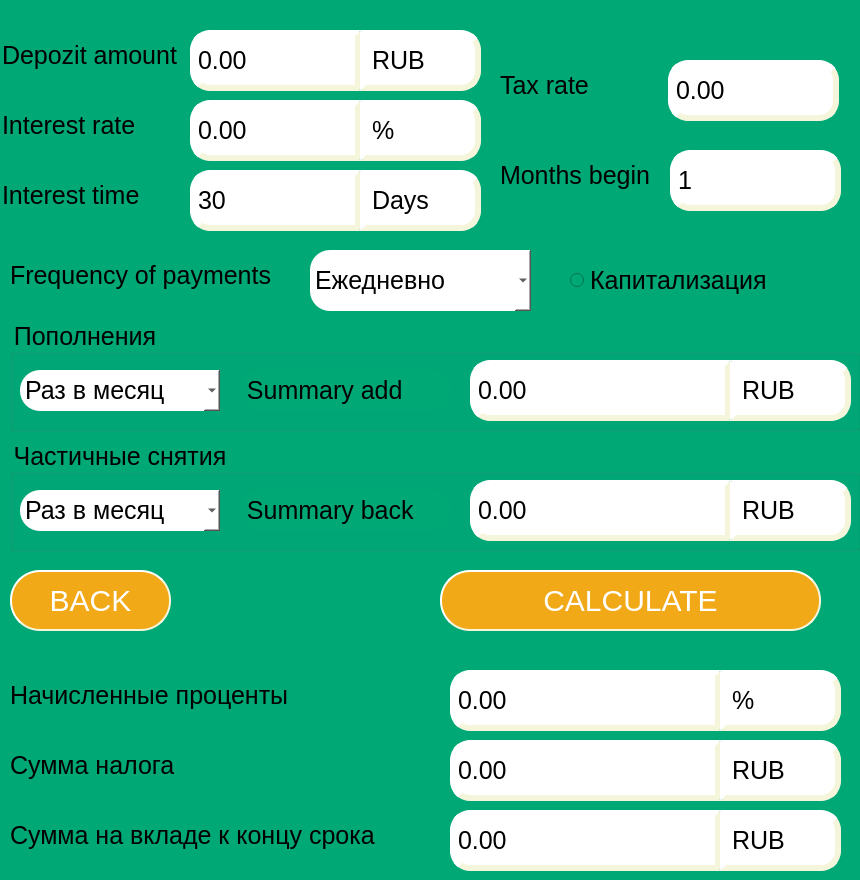
<?xml version="1.0" encoding="UTF-8"?>
<ui version="4.0">
 <class>s21_deposit</class>
 <widget class="QWidget" name="s21_deposit">
  <property name="geometry">
   <rect>
    <x>0</x>
    <y>0</y>
    <width>860</width>
    <height>880</height>
   </rect>
  </property>
  <property name="windowTitle">
   <string>Form</string>
  </property>
  <property name="styleSheet">
   <string notr="true">background-color: #00A876;
</string>
  </property>
  <widget class="QDoubleSpinBox" name="spin_amount">
   <property name="geometry">
    <rect>
     <x>190</x>
     <y>30</y>
     <width>171</width>
     <height>61</height>
    </rect>
   </property>
   <property name="styleSheet">
    <string notr="true">QDoubleSpinBox{
	font-size: 25px;
	color: rgb(0, 0, 0);
	qproperty-alignment: 'AlignVCenter | AlignRight';
	border: 1px solid gray;
	background-color : white;
	border-style: outset;
	border-width: 6px;
	border-color: beige;
		border-top-left-radius: 20px;
	border-bottom-left-radius: 20px;
}</string>
   </property>
   <property name="buttonSymbols">
    <enum>QAbstractSpinBox::NoButtons</enum>
   </property>
   <property name="keyboardTracking">
    <bool>true</bool>
   </property>
   <property name="minimum">
    <double>0.000000000000000</double>
   </property>
   <property name="maximum">
    <double>1000099.989999999990687</double>
   </property>
  </widget>
  <widget class="QSpinBox" name="spin_term">
   <property name="geometry">
    <rect>
     <x>190</x>
     <y>170</y>
     <width>171</width>
     <height>61</height>
    </rect>
   </property>
   <property name="styleSheet">
    <string notr="true">QSpinBox{
	font-size: 25px;
	color: rgb(0, 0, 0);
	qproperty-alignment: 'AlignVCenter | AlignRight';
	border: 1px solid gray;
	background-color : white;
	border-style: outset;
	border-width: 6px;
	border-color: beige;
		border-top-left-radius: 20px;
	border-bottom-left-radius: 20px;
}</string>
   </property>
   <property name="buttonSymbols">
    <enum>QAbstractSpinBox::NoButtons</enum>
   </property>
   <property name="minimum">
    <number>30</number>
   </property>
   <property name="maximum">
    <number>100000</number>
   </property>
  </widget>
  <widget class="QLabel" name="label">
   <property name="geometry">
    <rect>
     <x>2</x>
     <y>20</y>
     <width>181</width>
     <height>71</height>
    </rect>
   </property>
   <property name="styleSheet">
    <string notr="true">QLabel{
	font-size: 25px;
}

</string>
   </property>
   <property name="text">
    <string>Depozit amount</string>
   </property>
  </widget>
  <widget class="QDoubleSpinBox" name="spin_rate">
   <property name="geometry">
    <rect>
     <x>190</x>
     <y>100</y>
     <width>171</width>
     <height>61</height>
    </rect>
   </property>
   <property name="styleSheet">
    <string notr="true">QDoubleSpinBox{
	font-size: 25px;
	color: rgb(0, 0, 0);
	qproperty-alignment: 'AlignVCenter | AlignRight';
	border: 1px solid gray;
	background-color : white;
	border-style: outset;
	border-width: 6px;
	border-color: beige;
		border-top-left-radius: 20px;
	border-bottom-left-radius: 20px;
}</string>
   </property>
   <property name="buttonSymbols">
    <enum>QAbstractSpinBox::NoButtons</enum>
   </property>
   <property name="keyboardTracking">
    <bool>true</bool>
   </property>
   <property name="minimum">
    <double>0.000000000000000</double>
   </property>
   <property name="maximum">
    <double>1000099.989999999990687</double>
   </property>
  </widget>
  <widget class="QLabel" name="label_3">
   <property name="geometry">
    <rect>
     <x>2</x>
     <y>90</y>
     <width>181</width>
     <height>71</height>
    </rect>
   </property>
   <property name="styleSheet">
    <string notr="true">QLabel{
	font-size: 25px;
}

</string>
   </property>
   <property name="text">
    <string>Interest rate</string>
   </property>
  </widget>
  <widget class="QLabel" name="label_4">
   <property name="geometry">
    <rect>
     <x>2</x>
     <y>160</y>
     <width>181</width>
     <height>71</height>
    </rect>
   </property>
   <property name="styleSheet">
    <string notr="true">QLabel{
	font-size: 25px;
}

</string>
   </property>
   <property name="text">
    <string>Interest time</string>
   </property>
  </widget>
  <widget class="QDoubleSpinBox" name="spin_tax_rate">
   <property name="geometry">
    <rect>
     <x>668</x>
     <y>60</y>
     <width>171</width>
     <height>61</height>
    </rect>
   </property>
   <property name="styleSheet">
    <string notr="true">QDoubleSpinBox{
	font-size: 25px;
	color: rgb(0, 0, 0);
	qproperty-alignment: 'AlignVCenter | AlignRight';
	border: 1px solid gray;
	background-color : white;
	border-style: outset;
	border-width: 6px;
	border-color: beige;
	border-radius: 20px;
}</string>
   </property>
   <property name="buttonSymbols">
    <enum>QAbstractSpinBox::NoButtons</enum>
   </property>
   <property name="keyboardTracking">
    <bool>true</bool>
   </property>
   <property name="minimum">
    <double>0.000000000000000</double>
   </property>
   <property name="maximum">
    <double>1000099.989999999990687</double>
   </property>
  </widget>
  <widget class="QLabel" name="label_5">
   <property name="geometry">
    <rect>
     <x>500</x>
     <y>50</y>
     <width>161</width>
     <height>71</height>
    </rect>
   </property>
   <property name="styleSheet">
    <string notr="true">QLabel{
	font-size: 25px;
}

</string>
   </property>
   <property name="text">
    <string>Tax rate</string>
   </property>
  </widget>
  <widget class="QSpinBox" name="spin_begin">
   <property name="geometry">
    <rect>
     <x>670</x>
     <y>150</y>
     <width>171</width>
     <height>61</height>
    </rect>
   </property>
   <property name="styleSheet">
    <string notr="true">QSpinBox{
	font-size: 25px;
	color: rgb(0, 0, 0);
	qproperty-alignment: 'AlignVCenter | AlignRight';
	border: 1px solid gray;
	background-color : white;
	border-style: outset;
	border-width: 6px;
	border-color: beige;
	border-radius: 20px;
}</string>
   </property>
   <property name="buttonSymbols">
    <enum>QAbstractSpinBox::NoButtons</enum>
   </property>
   <property name="minimum">
    <number>1</number>
   </property>
   <property name="maximum">
    <number>12</number>
   </property>
  </widget>
  <widget class="QLabel" name="label_6">
   <property name="geometry">
    <rect>
     <x>500</x>
     <y>140</y>
     <width>161</width>
     <height>71</height>
    </rect>
   </property>
   <property name="styleSheet">
    <string notr="true">QLabel{
	font-size: 25px;
}

</string>
   </property>
   <property name="text">
    <string>Months begin</string>
   </property>
  </widget>
  <widget class="QLabel" name="label_7">
   <property name="geometry">
    <rect>
     <x>10</x>
     <y>250</y>
     <width>331</width>
     <height>51</height>
    </rect>
   </property>
   <property name="styleSheet">
    <string notr="true">QLabel{
	font-size: 25px;
}

</string>
   </property>
   <property name="text">
    <string>Frequency of payments</string>
   </property>
  </widget>
  <widget class="QRadioButton" name="radio_capital">
   <property name="geometry">
    <rect>
     <x>570</x>
     <y>260</y>
     <width>251</width>
     <height>41</height>
    </rect>
   </property>
   <property name="styleSheet">
    <string notr="true">font-size: 25px;</string>
   </property>
   <property name="text">
    <string>Капитализация</string>
   </property>
  </widget>
  <widget class="QComboBox" name="combo_payments_give">
   <property name="geometry">
    <rect>
     <x>310</x>
     <y>250</y>
     <width>221</width>
     <height>61</height>
    </rect>
   </property>
   <property name="styleSheet">
    <string notr="true">color: black;
font-size: 25px;
background-color: white;
border-top-left-radius: 20;
border-bottom-left-radius: 20;</string>
   </property>
   <item>
    <property name="text">
     <string>Ежедневно</string>
    </property>
   </item>
   <item>
    <property name="text">
     <string>Раз в месяц</string>
    </property>
   </item>
   <item>
    <property name="text">
     <string>Раз в квартал</string>
    </property>
   </item>
   <item>
    <property name="text">
     <string>В конце срока</string>
    </property>
   </item>
  </widget>
  <widget class="QPushButton" name="button_back">
   <property name="geometry">
    <rect>
     <x>10</x>
     <y>570</y>
     <width>161</width>
     <height>61</height>
    </rect>
   </property>
   <property name="styleSheet">
    <string notr="true">QPushButton{
	font-size: 30px;
	color: white;
	background-color: #F2A918;
	border-style: outset;
	border-width: 2px;
	border-color: beige;
	border-radius: 30px;
}</string>
   </property>
   <property name="text">
    <string>BACK</string>
   </property>
  </widget>
  <widget class="QGroupBox" name="groupBox">
   <property name="geometry">
    <rect>
     <x>10</x>
     <y>320</y>
     <width>851</width>
     <height>111</height>
    </rect>
   </property>
   <property name="styleSheet">
    <string notr="true">QGroupBox {
	font-size: 25px;
}</string>
   </property>
   <property name="title">
    <string>Пополнения</string>
   </property>
   <widget class="QLabel" name="label_10">
    <property name="geometry">
     <rect>
      <x>230</x>
      <y>50</y>
      <width>211</width>
      <height>41</height>
     </rect>
    </property>
    <property name="styleSheet">
     <string notr="true">QLabel{
	font-size: 25px;
border-radius: 20px;
}

</string>
    </property>
    <property name="text">
     <string> Summary add</string>
    </property>
   </widget>
   <widget class="QDoubleSpinBox" name="spin_summary_add">
    <property name="geometry">
     <rect>
      <x>460</x>
      <y>40</y>
      <width>261</width>
      <height>61</height>
     </rect>
    </property>
    <property name="styleSheet">
     <string notr="true">QDoubleSpinBox{
	font-size: 25px;
	color: rgb(0, 0, 0);
	qproperty-alignment: 'AlignVCenter | AlignRight';
	border: 1px solid gray;
	background-color : white;
	border-style: outset;
	border-width: 6px;
	border-color: beige;
		border-top-left-radius: 20px;
	border-bottom-left-radius: 20px;
}</string>
    </property>
    <property name="buttonSymbols">
     <enum>QAbstractSpinBox::NoButtons</enum>
    </property>
    <property name="keyboardTracking">
     <bool>true</bool>
    </property>
    <property name="minimum">
     <double>0.000000000000000</double>
    </property>
    <property name="maximum">
     <double>1000099.989999999990687</double>
    </property>
   </widget>
   <widget class="QComboBox" name="combo_add">
    <property name="geometry">
     <rect>
      <x>10</x>
      <y>50</y>
      <width>200</width>
      <height>41</height>
     </rect>
    </property>
    <property name="styleSheet">
     <string notr="true">color: black;
font-size: 25px;
background-color: white;
border-top-left-radius: 20;
border-bottom-left-radius: 20;</string>
    </property>
    <property name="iconSize">
     <size>
      <width>16</width>
      <height>16</height>
     </size>
    </property>
    <item>
     <property name="text">
      <string>Раз в месяц</string>
     </property>
    </item>
    <item>
     <property name="text">
      <string>Раз в квартал</string>
     </property>
    </item>
    <item>
     <property name="text">
      <string>Раз в полгода</string>
     </property>
    </item>
    <item>
     <property name="text">
      <string>Раз в год</string>
     </property>
    </item>
   </widget>
   <widget class="QLabel" name="label_17">
    <property name="geometry">
     <rect>
      <x>720</x>
      <y>40</y>
      <width>121</width>
      <height>61</height>
     </rect>
    </property>
    <property name="styleSheet">
     <string notr="true">QLabel {
	font-size: 25px;
	color: rgb(0, 0, 0);
	qproperty-alignment: 'AlignVCenter | AlignRight';
	border: 1px solid gray;
	background-color : white;
	border-style: outset;
	border-width: 6px;
	border-color: beige;
	border-top-right-radius: 20px;
	border-bottom-right-radius: 20px;
}</string>
    </property>
    <property name="text">
     <string>RUB</string>
    </property>
   </widget>
  </widget>
  <widget class="QGroupBox" name="groupBox_2">
   <property name="geometry">
    <rect>
     <x>10</x>
     <y>440</y>
     <width>851</width>
     <height>111</height>
    </rect>
   </property>
   <property name="styleSheet">
    <string notr="true">QGroupBox {
	font-size: 25px;
}</string>
   </property>
   <property name="title">
    <string>Частичные снятия</string>
   </property>
   <widget class="QLabel" name="label_11">
    <property name="geometry">
     <rect>
      <x>230</x>
      <y>50</y>
      <width>211</width>
      <height>41</height>
     </rect>
    </property>
    <property name="styleSheet">
     <string notr="true">QLabel{
	font-size: 25px;
border-radius: 20px;
}

</string>
    </property>
    <property name="text">
     <string> Summary back</string>
    </property>
   </widget>
   <widget class="QDoubleSpinBox" name="spin_summary_sub">
    <property name="geometry">
     <rect>
      <x>460</x>
      <y>40</y>
      <width>261</width>
      <height>61</height>
     </rect>
    </property>
    <property name="styleSheet">
     <string notr="true">QDoubleSpinBox{
	font-size: 25px;
	color: rgb(0, 0, 0);
	qproperty-alignment: 'AlignVCenter | AlignRight';
	border: 1px solid gray;
	background-color : white;
	border-style: outset;
	border-width: 6px;
	border-color: beige;
		border-top-left-radius: 20px;
	border-bottom-left-radius: 20px;
}</string>
    </property>
    <property name="buttonSymbols">
     <enum>QAbstractSpinBox::NoButtons</enum>
    </property>
    <property name="keyboardTracking">
     <bool>true</bool>
    </property>
    <property name="minimum">
     <double>0.000000000000000</double>
    </property>
    <property name="maximum">
     <double>1000099.989999999990687</double>
    </property>
   </widget>
   <widget class="QComboBox" name="combo_sub">
    <property name="geometry">
     <rect>
      <x>10</x>
      <y>50</y>
      <width>200</width>
      <height>41</height>
     </rect>
    </property>
    <property name="styleSheet">
     <string notr="true">color: black;
font-size: 25px;
background-color: white;
border-top-left-radius: 20;
border-bottom-left-radius: 20;</string>
    </property>
    <item>
     <property name="text">
      <string>Раз в месяц</string>
     </property>
    </item>
    <item>
     <property name="text">
      <string>Раз в квартал</string>
     </property>
    </item>
    <item>
     <property name="text">
      <string>Раз в полгода</string>
     </property>
    </item>
    <item>
     <property name="text">
      <string>Раз в год</string>
     </property>
    </item>
   </widget>
   <widget class="QLabel" name="label_16">
    <property name="geometry">
     <rect>
      <x>720</x>
      <y>40</y>
      <width>121</width>
      <height>61</height>
     </rect>
    </property>
    <property name="styleSheet">
     <string notr="true">QLabel {
	font-size: 25px;
	color: rgb(0, 0, 0);
	qproperty-alignment: 'AlignVCenter | AlignRight';
	border: 1px solid gray;
	background-color : white;
	border-style: outset;
	border-width: 6px;
	border-color: beige;
	border-top-right-radius: 20px;
	border-bottom-right-radius: 20px;
}</string>
    </property>
    <property name="text">
     <string>RUB</string>
    </property>
   </widget>
  </widget>
  <widget class="QPushButton" name="button_calculate">
   <property name="geometry">
    <rect>
     <x>440</x>
     <y>570</y>
     <width>381</width>
     <height>61</height>
    </rect>
   </property>
   <property name="styleSheet">
    <string notr="true">QPushButton{
	font-size: 30px;
	color: white;
	background-color: #F2A918;
	border-style: outset;
	border-width: 2px;
	border-color: beige;
	border-radius: 30px;
}</string>
   </property>
   <property name="text">
    <string>CALCULATE</string>
   </property>
  </widget>
  <widget class="QDoubleSpinBox" name="spin_tax_end">
   <property name="geometry">
    <rect>
     <x>450</x>
     <y>670</y>
     <width>271</width>
     <height>61</height>
    </rect>
   </property>
   <property name="styleSheet">
    <string notr="true">QDoubleSpinBox{
	font-size: 25px;
	color: rgb(0, 0, 0);
	qproperty-alignment: 'AlignVCenter | AlignRight';
	border: 1px solid gray;
	background-color : white;
	border-style: outset;
	border-width: 6px;
	border-color: beige;
		border-top-left-radius: 20px;
	border-bottom-left-radius: 20px;
}</string>
   </property>
   <property name="buttonSymbols">
    <enum>QAbstractSpinBox::NoButtons</enum>
   </property>
   <property name="keyboardTracking">
    <bool>true</bool>
   </property>
   <property name="minimum">
    <double>0.000000000000000</double>
   </property>
   <property name="maximum">
    <double>1000099.989999999990687</double>
   </property>
  </widget>
  <widget class="QLabel" name="label_2">
   <property name="geometry">
    <rect>
     <x>10</x>
     <y>660</y>
     <width>351</width>
     <height>71</height>
    </rect>
   </property>
   <property name="styleSheet">
    <string notr="true">QLabel{
	font-size: 25px;
}

</string>
   </property>
   <property name="text">
    <string>Начисленные проценты</string>
   </property>
  </widget>
  <widget class="QDoubleSpinBox" name="spin_symmary_tax_end">
   <property name="geometry">
    <rect>
     <x>450</x>
     <y>740</y>
     <width>271</width>
     <height>61</height>
    </rect>
   </property>
   <property name="styleSheet">
    <string notr="true">QDoubleSpinBox{
	font-size: 25px;
	color: rgb(0, 0, 0);
	qproperty-alignment: 'AlignVCenter | AlignRight';
	border: 1px solid gray;
	background-color : white;
	border-style: outset;
	border-width: 6px;
	border-color: beige;
		border-top-left-radius: 20px;
	border-bottom-left-radius: 20px;
}</string>
   </property>
   <property name="buttonSymbols">
    <enum>QAbstractSpinBox::NoButtons</enum>
   </property>
   <property name="keyboardTracking">
    <bool>true</bool>
   </property>
   <property name="minimum">
    <double>0.000000000000000</double>
   </property>
   <property name="maximum">
    <double>1000099.989999999990687</double>
   </property>
  </widget>
  <widget class="QLabel" name="label_8">
   <property name="geometry">
    <rect>
     <x>10</x>
     <y>730</y>
     <width>351</width>
     <height>71</height>
    </rect>
   </property>
   <property name="styleSheet">
    <string notr="true">QLabel{
	font-size: 25px;
}

</string>
   </property>
   <property name="text">
    <string>Сумма налога</string>
   </property>
  </widget>
  <widget class="QDoubleSpinBox" name="spin_sum_end">
   <property name="geometry">
    <rect>
     <x>450</x>
     <y>810</y>
     <width>271</width>
     <height>61</height>
    </rect>
   </property>
   <property name="styleSheet">
    <string notr="true">QDoubleSpinBox{
	font-size: 25px;
	color: rgb(0, 0, 0);
	qproperty-alignment: 'AlignVCenter | AlignRight';
	border: 1px solid gray;
	background-color : white;
	border-style: outset;
	border-width: 6px;
	border-color: beige;
		border-top-left-radius: 20px;
	border-bottom-left-radius: 20px;
}</string>
   </property>
   <property name="buttonSymbols">
    <enum>QAbstractSpinBox::NoButtons</enum>
   </property>
   <property name="keyboardTracking">
    <bool>true</bool>
   </property>
   <property name="minimum">
    <double>0.000000000000000</double>
   </property>
   <property name="maximum">
    <double>1000099.989999999990687</double>
   </property>
  </widget>
  <widget class="QLabel" name="label_9">
   <property name="geometry">
    <rect>
     <x>10</x>
     <y>800</y>
     <width>431</width>
     <height>71</height>
    </rect>
   </property>
   <property name="styleSheet">
    <string notr="true">QLabel{
	font-size: 25px;
}

</string>
   </property>
   <property name="text">
    <string>Сумма на вкладе к концу срока</string>
   </property>
  </widget>
  <widget class="QLabel" name="label_12">
   <property name="geometry">
    <rect>
     <x>230</x>
     <y>560</y>
     <width>141</width>
     <height>91</height>
    </rect>
   </property>
   <property name="styleSheet">
    <string notr="true">background-image: url(&quot;/Users/lymondgl/Desktop/s21_SmartCalc-v2.0/src/images/sber.png&quot;);</string>
   </property>
   <property name="text">
    <string/>
   </property>
  </widget>
  <widget class="QLabel" name="label_13">
   <property name="geometry">
    <rect>
     <x>720</x>
     <y>740</y>
     <width>121</width>
     <height>61</height>
    </rect>
   </property>
   <property name="styleSheet">
    <string notr="true">QLabel {
	font-size: 25px;
	color: rgb(0, 0, 0);
	qproperty-alignment: 'AlignVCenter | AlignRight';
	border: 1px solid gray;
	background-color : white;
	border-style: outset;
	border-width: 6px;
	border-color: beige;
	border-top-right-radius: 20px;
	border-bottom-right-radius: 20px;
}</string>
   </property>
   <property name="text">
    <string>RUB</string>
   </property>
  </widget>
  <widget class="QLabel" name="label_14">
   <property name="geometry">
    <rect>
     <x>720</x>
     <y>670</y>
     <width>121</width>
     <height>61</height>
    </rect>
   </property>
   <property name="styleSheet">
    <string notr="true">QLabel {
	font-size: 25px;
	color: rgb(0, 0, 0);
	qproperty-alignment: 'AlignVCenter | AlignRight';
	border: 1px solid gray;
	background-color : white;
	border-style: outset;
	border-width: 6px;
	border-color: beige;
	border-top-right-radius: 20px;
	border-bottom-right-radius: 20px;
}</string>
   </property>
   <property name="text">
    <string>%</string>
   </property>
  </widget>
  <widget class="QLabel" name="label_15">
   <property name="geometry">
    <rect>
     <x>720</x>
     <y>810</y>
     <width>121</width>
     <height>61</height>
    </rect>
   </property>
   <property name="styleSheet">
    <string notr="true">QLabel {
	font-size: 25px;
	color: rgb(0, 0, 0);
	qproperty-alignment: 'AlignVCenter | AlignRight';
	border: 1px solid gray;
	background-color : white;
	border-style: outset;
	border-width: 6px;
	border-color: beige;
	border-top-right-radius: 20px;
	border-bottom-right-radius: 20px;
}</string>
   </property>
   <property name="text">
    <string>RUB</string>
   </property>
  </widget>
  <widget class="QLabel" name="label_18">
   <property name="geometry">
    <rect>
     <x>360</x>
     <y>170</y>
     <width>121</width>
     <height>61</height>
    </rect>
   </property>
   <property name="styleSheet">
    <string notr="true">QLabel {
	font-size: 25px;
	color: rgb(0, 0, 0);
	qproperty-alignment: 'AlignVCenter | AlignRight';
	border: 1px solid gray;
	background-color : white;
	border-style: outset;
	border-width: 6px;
	border-color: beige;
	border-top-right-radius: 20px;
	border-bottom-right-radius: 20px;
}</string>
   </property>
   <property name="text">
    <string>Days</string>
   </property>
  </widget>
  <widget class="QLabel" name="label_19">
   <property name="geometry">
    <rect>
     <x>360</x>
     <y>30</y>
     <width>121</width>
     <height>61</height>
    </rect>
   </property>
   <property name="styleSheet">
    <string notr="true">QLabel {
	font-size: 25px;
	color: rgb(0, 0, 0);
	qproperty-alignment: 'AlignVCenter | AlignRight';
	border: 1px solid gray;
	background-color : white;
	border-style: outset;
	border-width: 6px;
	border-color: beige;
	border-top-right-radius: 20px;
	border-bottom-right-radius: 20px;
}</string>
   </property>
   <property name="text">
    <string>RUB</string>
   </property>
  </widget>
  <widget class="QLabel" name="label_20">
   <property name="geometry">
    <rect>
     <x>360</x>
     <y>100</y>
     <width>121</width>
     <height>61</height>
    </rect>
   </property>
   <property name="styleSheet">
    <string notr="true">QLabel {
	font-size: 25px;
	color: rgb(0, 0, 0);
	qproperty-alignment: 'AlignVCenter | AlignRight';
	border: 1px solid gray;
	background-color : white;
	border-style: outset;
	border-width: 6px;
	border-color: beige;
	border-top-right-radius: 20px;
	border-bottom-right-radius: 20px;
}</string>
   </property>
   <property name="text">
    <string>%</string>
   </property>
  </widget>
 </widget>
 <resources/>
 <connections/>
</ui>
